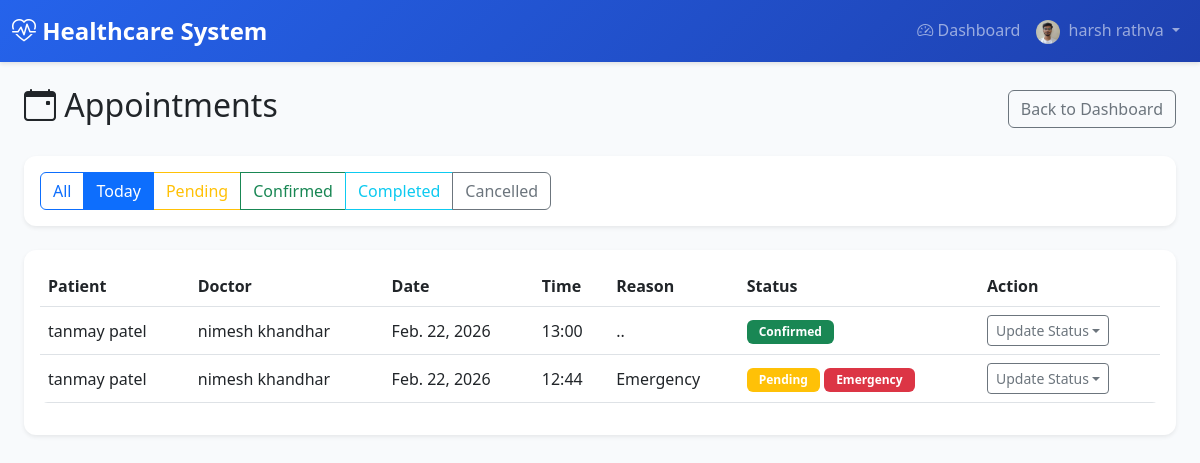
/hospitals/admin/appointments/?status=today (signed in), run on the app's committed database.
### accounts/models.py (models this page shows, shortened)
class User(AbstractUser):
    email = models.EmailField(unique=True)
    ROLE_CHOICES = [
        ('ADMIN', 'Admin'),
        ('DOCTOR', 'Doctor'),
        ('PATIENT', 'Patient'),
        ('HOSPITAL', 'Hospital'),
        ('HOSPITAL_ADMIN', 'Hospital Admin'),
    ]
    role = models.CharField(max_length=20, choices=ROLE_CHOICES, default='PATIENT')
    is_approved = models.BooleanField(default=False)  # For Doctor and Hospital approval
    phone_number = models.CharField(max_length=15, blank=True)
    address = models.TextField(blank=True)
    profile_picture = models.ImageField(upload_to='user_profiles/', blank=True, null=True)
    created_at = models.DateTimeField(auto_now_add=True)
    updated_at = models.DateTimeField(auto_now=True)
    class Meta:
        db_table = 'users'
        verbose_name = 'User'
        verbose_name_plural = 'Users'

### appointments/models.py (models this page shows, shortened)
class Appointment(models.Model):
    STATUS_CHOICES = [
        ('PENDING', 'Pending'),
        ('CONFIRMED', 'Confirmed'),
        ('CANCELLED', 'Cancelled'),
        ('COMPLETED', 'Completed'),
        ('RESCHEDULED', 'Rescheduled'),
    ]
    patient = models.ForeignKey(
        settings.AUTH_USER_MODEL,
        on_delete=models.CASCADE,
        related_name='patient_appointments',
        limit_choices_to={'role': 'PATIENT'}
    )
    doctor = models.ForeignKey(
        settings.AUTH_USER_MODEL,
        on_delete=models.CASCADE,
        related_name='doctor_appointments',
        limit_choices_to={'role': 'DOCTOR'}
    )
    hospital = models.ForeignKey(
        'hospitals.Hospital',
        on_delete=models.CASCADE,
        related_name='appointments',
        null=True,
        blank=True
    )
    appointment_date = models.DateField()
    appointment_time = models.TimeField()
    status = models.CharField(max_length=20, choices=STATUS_CHOICES, default='PENDING')
    is_emergency = models.BooleanField(default=False)
    reason = models.TextField(help_text="Reason for appointment")
    notes = models.TextField(blank=True, help_text="Additional notes")
    prescription = models.TextField(blank=True, help_text="Prescription details")
    created_at = models.DateTimeField(auto_now_add=True)
    updated_at = models.DateTimeField(auto_now=True)
    class Meta:
        db_table = 'appointments'
        verbose_name = 'Appointment'
        verbose_name_plural = 'Appointments'
        ordering = ['-appointment_date', '-appointment_time']

### hospitals/admin_views.py (the view)
# urls.py: path('admin/appointments/', admin_views.HospitalAppointmentListView.as_view(), name='admin_appointments'),
class HospitalAppointmentListView(HospitalRequiredMixin, ListView):
    template_name = 'hospitals/admin/appointment_list.html'
    context_object_name = 'appointments'
    paginate_by = 15
    def get_queryset(self):
        hospital = get_hospital(self.request)
        if not hospital:
            return Appointment.objects.none()
        qs = Appointment.objects.filter(hospital=hospital).select_related('patient', 'doctor').order_by('-appointment_date', '-appointment_time')
        status = self.request.GET.get('status', '')
        today = timezone.now().date()
        if status == 'today':
            qs = qs.filter(appointment_date=today)
        elif status:
            qs = qs.filter(status=status)
        return qs
    def get_context_data(self, **kwargs):
        context = super().get_context_data(**kwargs)
        context['filter_status'] = self.request.GET.get('status', '')
        context['status_choices'] = Appointment.STATUS_CHOICES
        return context

### accounts/mixins.py (called while the page is built)
    def dispatch(self, request, *args, **kwargs):
        if not request.user.is_authenticated:
            return self.handle_no_permission()
        if not request.user.is_active:
            from django.contrib.auth import logout
            logout(request)
            messages.error(request, 'Your account has been blocked. Please contact the administrator.')
            return redirect('accounts:login')
        if request.user.role not in self.allowed_roles:
            messages.error(request, "You don't have permission to access this page.")
            return redirect('accounts:dashboard_redirect')
        return super().dispatch(request, *args, **kwargs)

    def dispatch(self, request, *args, **kwargs):
        result = super().dispatch(request, *args, **kwargs)
        if request.user.is_authenticated and getattr(request.user, 'role', None) not in ('HOSPITAL', 'HOSPITAL_ADMIN'):
            messages.error(request, "You don't have permission to access this page.")
            return redirect('accounts:dashboard_redirect')
        if request.user.is_authenticated and not getattr(request.user, 'is_approved', True):
            messages.warning(request, "Your account is pending approval. Please wait for admin approval.")
            return redirect('accounts:dashboard_redirect')
        return result

### hospitals/admin_views.py (called while the page is built)
def get_hospital(request):
    if not request.user.is_authenticated:
        return None
    if request.user.role not in ('HOSPITAL', 'HOSPITAL_ADMIN'):
        return None
    return getattr(request.user, 'hospital_profile', None)

### templates/hospitals/admin/appointment_list.html (shortened to what this page needs)
{% extends 'base.html' %}
{% block content %}
<div class="container-fluid">
    <div class="d-flex justify-content-between align-items-center mb-4">
        <h2><i class="bi bi-calendar-event"></i> Appointments</h2>
        <a href="{% url 'hospitals:admin_dashboard' %}" class="btn btn-outline-secondary">Back to Dashboard</a>
    </div>
    <div class="card shadow-sm mb-4">
        <div class="card-body">
            <div class="btn-group flex-wrap" role="group">
                <a href="{% url 'hospitals:admin_appointments' %}" class="btn btn-outline-primary {% if not filter_status %}active{% endif %}">All</a>
                <a href="?status=today" class="btn btn-outline-primary {% if filter_status == 'today' %}active{% endif %}">Today</a>
                <a href="?status=PENDING" class="btn btn-outline-warning {% if filter_status == 'PENDING' %}active{% endif %}">Pending</a>
                <a href="?status=CONFIRMED" class="btn btn-outline-success {% if filter_status == 'CONFIRMED' %}active{% endif %}">Confirmed</a>
                <a href="?status=COMPLETED" class="btn btn-outline-info {% if filter_status == 'COMPLETED' %}active{% endif %}">Completed</a>
                <a href="?status=CANCELLED" class="btn btn-outline-secondary {% if filter_status == 'CANCELLED' %}active{% endif %}">Cancelled</a>
            </div>
        </div>
    </div>
    <div class="card shadow-sm">
        <div class="card-body">
            {% if appointments %}
            <div class="table-responsive">
                <table class="table table-hover align-middle">
                    <thead>
                        <tr>
                            <th>Patient</th>
                            <th>Doctor</th>
                            <th>Date</th>
                            <th>Time</th>
                            <th>Reason</th>
                            <th>Status</th>
                            <th>Action</th>
                        </tr>
                    </thead>
                    <tbody>
                        {% for apt in appointments %}
                        <tr>
                            <td>{{ apt.patient.get_full_name|default:apt.patient.username }}</td>
                            <td>{{ apt.doctor.get_full_name|default:apt.doctor.username }}</td>
                            <td>{{ apt.appointment_date }}</td>
                            <td>{{ apt.appointment_time|time:"H:i" }}</td>
                            <td>{{ apt.reason|truncatewords:5 }}</td>
                            <td>
                                <span class="badge bg-{% if apt.status == 'CONFIRMED' %}success{% elif apt.status == 'PENDING' %}warning{% elif apt.status == 'COMPLETED' %}info{% elif apt.status == 'CANCELLED' %}secondary{% else %}primary{% endif %}">
                                    {{ apt.get_status_display }}
                                </span>
                                {% if apt.is_emergency %}<span class="badge bg-danger">Emergency</span>{% endif %}
                            </td>
                            <td>
                                <div class="dropdown">
                                    <button class="btn btn-sm btn-outline-secondary dropdown-toggle" type="button" data-bs-toggle="dropdown">Update Status</button>
                                </div>
                            </td>
                        </tr>
                        {% endfor %}
                    </tbody>
                </table>
            </div>
            {% else %}
            <p class="text-muted mb-0">No appointments found.</p>
            {% endif %}
        </div>
    </div>
</div>
{% endblock %}

### templates/base.html (shortened to what this page needs)
<!DOCTYPE html>
<html lang="en">
<head>
    <link href="https://cdn.jsdelivr.net/npm/bootstrap@5.3.0/dist/css/bootstrap.min.css" rel="stylesheet">
    <link rel="stylesheet" href="https://cdn.jsdelivr.net/npm/bootstrap-icons@1.11.0/font/bootstrap-icons.css">
</head>
<body>
    {% if user.is_authenticated %}
    <nav class="navbar navbar-expand-lg navbar-dark">
        <div class="container-fluid">
            <a class="navbar-brand" href="{% url 'accounts:dashboard_redirect' %}">
                <i class="bi bi-heart-pulse"></i> Healthcare System
            </a>
            <div class="collapse navbar-collapse" id="navbarNav">
                <ul class="navbar-nav ms-auto">
                    <li class="nav-item">
                        <a class="nav-link" href="{% url 'accounts:dashboard_redirect' %}">
                            <i class="bi bi-speedometer2"></i> Dashboard
                        </a>
                    </li>
                    <li class="nav-item dropdown">
                        <a class="nav-link dropdown-toggle" href="#" id="navbarDropdown" role="button" data-bs-toggle="dropdown">
                            {% if user.profile_picture %}
                            <img src="{{ user.profile_picture.url }}" alt="Profile" class="rounded-circle me-1" style="width: 24px; height: 24px; object-fit: cover;">
                            {% else %}
                            <i class="bi bi-person-circle"></i>
                            {% endif %}
                            {{ user.get_full_name|default:user.username }}
                        </a>
                    </li>
                </ul>
            </div>
        </div>
    </nav>
    {% endif %}
    <div class="container-fluid mt-4">
        {% block content %}{% endblock %}
    </div>
</body>
</html>

### templates/base.html (style rules this page uses)
:root { --primary-color: #2563eb; --secondary-color: #64748b; --success-color: #10b981; --danger-color: #ef4444; --warning-color: #f59e0b; --info-color: #3b82f6; }
body { font-family: 'Segoe UI', Tahoma, Geneva, Verdana, sans-serif; background-color: #f8fafc; }
.navbar { background: linear-gradient(135deg, var(--primary-color) 0%, #1e40af 100%); box-shadow: 0 2px 4px rgba(0,0,0,0.1); }
.navbar-brand { font-weight: 700; font-size: 1.5rem; }
.card { border: none; border-radius: 12px; box-shadow: 0 2px 8px rgba(0,0,0,0.1); transition: transform 0.2s, box-shadow 0.2s; }
.table { border-radius: 8px; overflow: hidden; }
.badge { padding: 6px 12px; border-radius: 6px; }

### data on the page
User: profile_picture (picture), get_full_name "harsh rathva"
Appointment: patient.get_full_name "tanmay patel", doctor.get_full_name "nimesh khandhar", appointment_date "Feb. 22, 2026", appointment_time "13:00", reason "..", status "Confirmed"
Appointment: patient.get_full_name "tanmay patel", doctor.get_full_name "nimesh khandhar", appointment_date "Feb. 22, 2026", appointment_time "12:44", reason "Emergency", status "Pending", is_emergency "Emergency"
